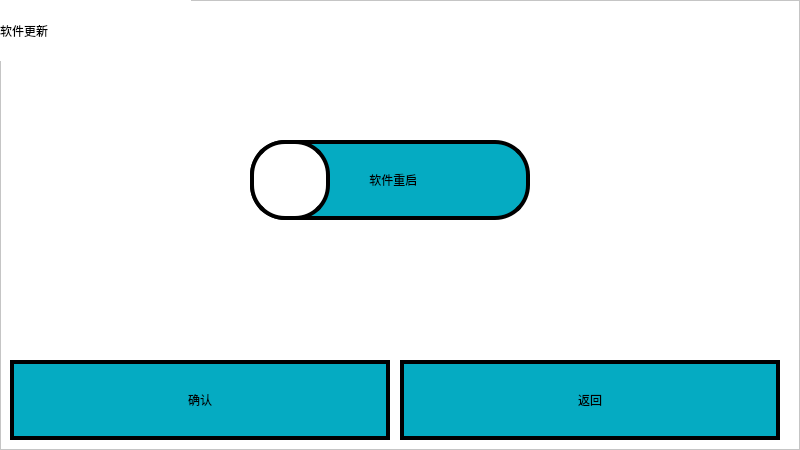
<?xml version="1.0" encoding="UTF-8"?>
<ui version="4.0">
 <class>Form</class>
 <widget class="QWidget" name="Form">
  <property name="geometry">
   <rect>
    <x>0</x>
    <y>0</y>
    <width>800</width>
    <height>450</height>
   </rect>
  </property>
  <property name="windowTitle">
   <string>Form</string>
  </property>
  <property name="styleSheet">
   <string notr="true">background-color: rgb(255, 255, 255);</string>
  </property>
  <widget class="QFrame" name="frame">
   <property name="geometry">
    <rect>
     <x>0</x>
     <y>0</y>
     <width>800</width>
     <height>450</height>
    </rect>
   </property>
   <property name="frameShape">
    <enum>QFrame::StyledPanel</enum>
   </property>
   <property name="frameShadow">
    <enum>QFrame::Raised</enum>
   </property>
   <widget class="QLabel" name="label_3">
    <property name="geometry">
     <rect>
      <x>0</x>
      <y>0</y>
      <width>191</width>
      <height>61</height>
     </rect>
    </property>
    <property name="styleSheet">
     <string notr="true">font: 20pt &quot;宋体&quot;;</string>
    </property>
    <property name="text">
     <string>软件更新</string>
    </property>
   </widget>
   <widget class="QPushButton" name="btnConfirm">
    <property name="geometry">
     <rect>
      <x>10</x>
      <y>360</y>
      <width>380</width>
      <height>80</height>
     </rect>
    </property>
    <property name="styleSheet">
     <string notr="true">QPushButton {
font: 20pt &quot;宋体&quot;;
border:4px solid rgb(0,0,0);
background-color:#05abc2;
}

QPushButton:pressed{
background-color: rgb(255, 0, 0);
}
</string>
    </property>
    <property name="text">
     <string>确认</string>
    </property>
   </widget>
   <widget class="QPushButton" name="btnReturn">
    <property name="geometry">
     <rect>
      <x>400</x>
      <y>360</y>
      <width>380</width>
      <height>80</height>
     </rect>
    </property>
    <property name="styleSheet">
     <string notr="true">QPushButton {
font: 20pt &quot;宋体&quot;;
border:4px solid rgb(0,0,0);
background-color:#05abc2;
}

QPushButton:pressed{
background-color: rgb(255, 0, 0);
}
</string>
    </property>
    <property name="text">
     <string>返回</string>
    </property>
   </widget>
   <widget class="QPushButton" name="btnRestart">
    <property name="geometry">
     <rect>
      <x>250</x>
      <y>140</y>
      <width>280</width>
      <height>80</height>
     </rect>
    </property>
    <property name="styleSheet">
     <string notr="true">QPushButton {
font: 20pt &quot;宋体&quot;;
border:4px solid rgb(0,0,0);
background-color:#05abc2;
border-radius: 35px;
}

QPushButton:pressed{
background-color: rgb(255, 0, 0);
}
</string>
    </property>
    <property name="text">
     <string>  软件重启</string>
    </property>
   </widget>
   <widget class="QLabel" name="restart_icon_label">
    <property name="geometry">
     <rect>
      <x>250</x>
      <y>140</y>
      <width>80</width>
      <height>80</height>
     </rect>
    </property>
    <property name="styleSheet">
     <string notr="true">font: 20pt &quot;幼圆&quot;;
border:4px solid rgb(0,0,0);
background-color: rgb(255, 255, 255);
border-radius: 35px;

</string>
    </property>
    <property name="text">
     <string/>
    </property>
   </widget>
  </widget>
 </widget>
 <resources/>
 <connections/>
</ui>
